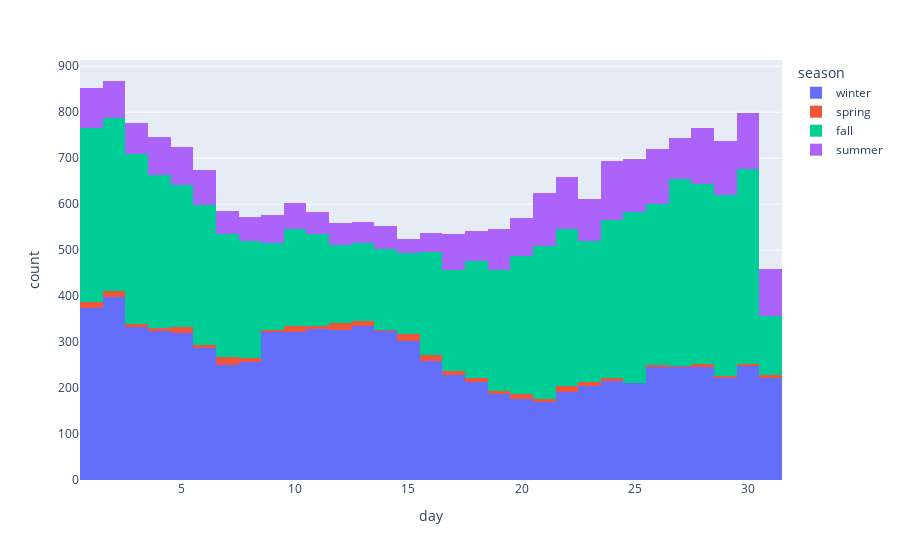

The notebook cell saved with this chart:
### Code cell
px.histogram(df[['day', 'season', 'amount']], x='day', y=None, color='season')

### Figure 1 — Plotly figure (JSON) as saved in the notebook; plotly's stock layout.template omitted (floating-point values rounded to 4 significant figures; data arrays with more than 128 entries replaced by an {"elided": "..."} marker saying what was removed)
{"data": [{"alignmentgroup": "True", "bingroup": "x", "hovertemplate": "season=winter<br>day=%{x}<br>count=%{y}<extra></extra>", "legendgroup": "winter", "marker": {"color": "#636efa", "pattern": {"shape": ""}}, "name": "winter", "offsetgroup": "winter", "orientation": "v", "showlegend": true, "type": "histogram", "x": {"elided": "8286 int values"}, "xaxis": "x", "yaxis": "y"}, {"alignmentgroup": "True", "bingroup": "x", "hovertemplate": "season=spring<br>day=%{x}<br>count=%{y}<extra></extra>", "legendgroup": "spring", "marker": {"color": "#EF553B", "pattern": {"shape": ""}}, "name": "spring", "offsetgroup": "spring", "orientation": "v", "showlegend": true, "type": "histogram", "x": {"elided": "267 int values"}, "xaxis": "x", "yaxis": "y"}, {"alignmentgroup": "True", "bingroup": "x", "hovertemplate": "season=fall<br>day=%{x}<br>count=%{y}<extra></extra>", "legendgroup": "fall", "marker": {"color": "#00cc96", "pattern": {"shape": ""}}, "name": "fall", "offsetgroup": "fall", "orientation": "v", "showlegend": true, "type": "histogram", "x": {"elided": "8938 int values"}, "xaxis": "x", "yaxis": "y"}, {"alignmentgroup": "True", "bingroup": "x", "hovertemplate": "season=summer<br>day=%{x}<br>count=%{y}<extra></extra>", "legendgroup": "summer", "marker": {"color": "#ab63fa", "pattern": {"shape": ""}}, "name": "summer", "offsetgroup": "summer", "orientation": "v", "showlegend": true, "type": "histogram", "x": {"elided": "2509 int values"}, "xaxis": "x", "yaxis": "y"}], "layout": {"barmode": "relative", "legend": {"title": {"text": "season"}, "tracegroupgap": 0}, "margin": {"t": 60}, "xaxis": {"anchor": "y", "domain": [0, 1], "title": {"text": "day"}}, "yaxis": {"anchor": "x", "domain": [0, 1], "title": {"text": "count"}}}}
